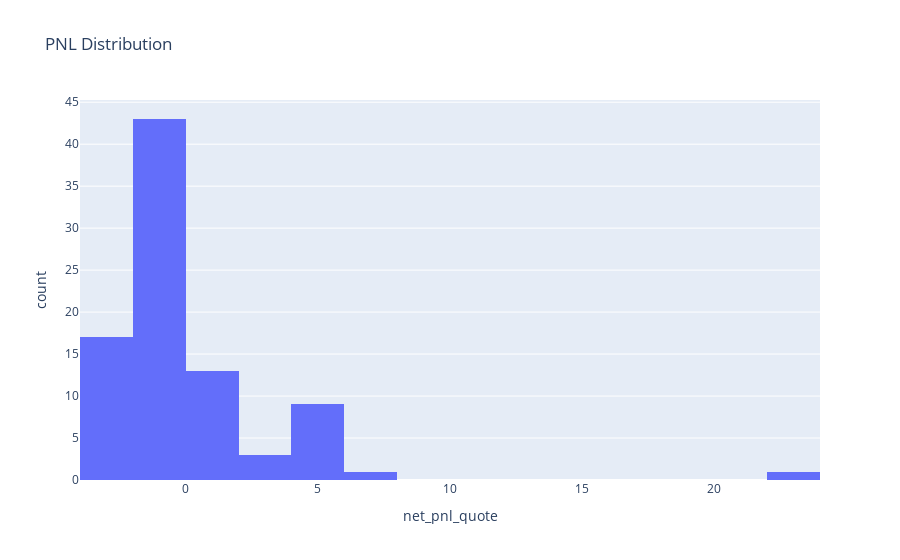

Source (notebook cell):
### Markdown cell above
### Histogram of PNL Distribution
The histogram displays the distribution of PNL values across all trades. It helps in understanding the frequency and range of profit and loss outcomes.

### Code cell
fig = px.histogram(executors_df, x='net_pnl_quote', title='PNL Distribution')
fig.show()

### Figure 1 — Plotly figure (JSON) as saved in the notebook; plotly's stock layout.template omitted (floating-point values rounded to 4 significant figures)
{"data": [{"bingroup": "x", "hovertemplate": "net_pnl_quote=%{x}<br>count=%{y}<extra></extra>", "legendgroup": "", "marker": {"color": "#636efa", "pattern": {"shape": ""}}, "name": "", "orientation": "v", "showlegend": false, "type": "histogram", "x": [-2.007, -2.059, -1.397, -1.925, -0.1027, -1.968, 0.005317, -2.069, 1.25, -0.2499, 1.419, 0.7046, 1.3, 5.23, 6.003, 5.644, 5.641, 5.119, -0.06, -2.497, -2.703, -2.163, -0.8597, 22.87, -0.06, -0.06, -0.06, -0.06, -0.06, -0.06, -0.06, -1.906, -3.314, -0.06, -2.688, -0.2828, -0.8111, -1.528, -2.323, -1.621, -1.932, 5.53, -2.023, -1.388, -1.341, -1.079, 5.134, -1.343, -0.6805, -1.81, -2.059, -1.811, 1.362, -1.851, -2.784, -0.3162, 5.083, 1.5, 2.553, -1.759, -1.838, -1.55, -0.1776, 3.125, -2.223, -0.471, 0.02924, 0.9988, 5.427, -3.128, 1.817, -1.442, 1.362, -2.256, -2.089, 1.227, -1.947, -0.9826, -2.242, 2.268, -0.6877, 1.632, -0.6534, -1.41, -1.66, 5.032, -0.1092], "xaxis": "x", "yaxis": "y"}], "layout": {"barmode": "relative", "legend": {"tracegroupgap": 0}, "title": {"text": "PNL Distribution"}, "xaxis": {"anchor": "y", "domain": [0, 1], "title": {"text": "net_pnl_quote"}}, "yaxis": {"anchor": "x", "domain": [0, 1], "title": {"text": "count"}}}}
